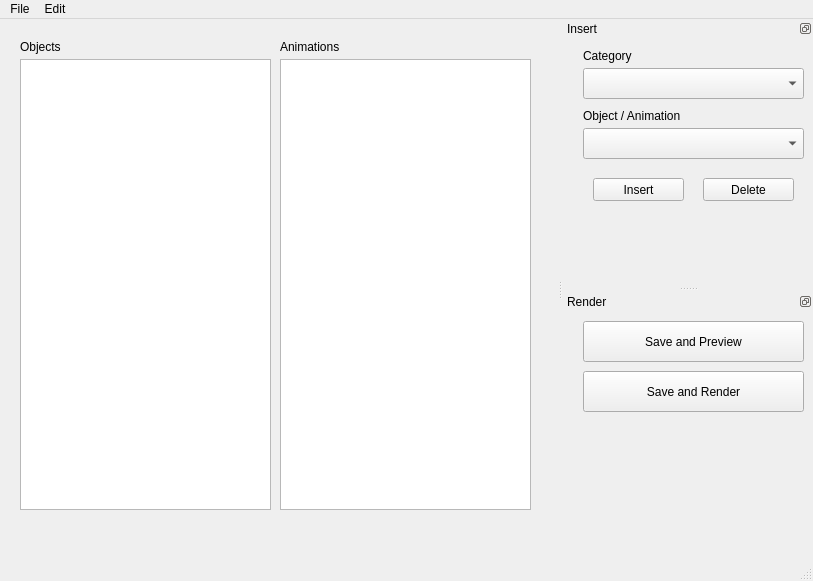
<?xml version="1.0" encoding="UTF-8"?>
<ui version="4.0">
 <class>MainWindow</class>
 <widget class="QMainWindow" name="MainWindow">
  <property name="enabled">
   <bool>true</bool>
  </property>
  <property name="geometry">
   <rect>
    <x>0</x>
    <y>0</y>
    <width>813</width>
    <height>581</height>
   </rect>
  </property>
  <property name="sizePolicy">
   <sizepolicy hsizetype="Preferred" vsizetype="Preferred">
    <horstretch>0</horstretch>
    <verstretch>0</verstretch>
   </sizepolicy>
  </property>
  <property name="minimumSize">
   <size>
    <width>0</width>
    <height>0</height>
   </size>
  </property>
  <property name="maximumSize">
   <size>
    <width>16777215</width>
    <height>16777215</height>
   </size>
  </property>
  <property name="windowTitle">
   <string notr="true">Manimator</string>
  </property>
  <property name="windowOpacity">
   <double>1.000000000000000</double>
  </property>
  <property name="unifiedTitleAndToolBarOnMac">
   <bool>false</bool>
  </property>
  <widget class="QWidget" name="centralwidget">
   <widget class="QListWidget" name="objList">
    <property name="geometry">
     <rect>
      <x>20</x>
      <y>40</y>
      <width>251</width>
      <height>451</height>
     </rect>
    </property>
    <property name="acceptDrops">
     <bool>true</bool>
    </property>
    <property name="dragEnabled">
     <bool>true</bool>
    </property>
    <property name="dragDropMode">
     <enum>QAbstractItemView::DropOnly</enum>
    </property>
    <property name="selectionMode">
     <enum>QAbstractItemView::SingleSelection</enum>
    </property>
   </widget>
   <widget class="QLabel" name="labelObjects">
    <property name="geometry">
     <rect>
      <x>20</x>
      <y>20</y>
      <width>161</width>
      <height>16</height>
     </rect>
    </property>
    <property name="text">
     <string>Objects</string>
    </property>
   </widget>
   <widget class="QListWidget" name="animList">
    <property name="geometry">
     <rect>
      <x>280</x>
      <y>40</y>
      <width>251</width>
      <height>451</height>
     </rect>
    </property>
    <property name="acceptDrops">
     <bool>true</bool>
    </property>
    <property name="dragEnabled">
     <bool>true</bool>
    </property>
    <property name="dragDropMode">
     <enum>QAbstractItemView::NoDragDrop</enum>
    </property>
    <property name="selectionMode">
     <enum>QAbstractItemView::SingleSelection</enum>
    </property>
    <property name="viewMode">
     <enum>QListView::ListMode</enum>
    </property>
   </widget>
   <widget class="QLabel" name="labelAnimations">
    <property name="geometry">
     <rect>
      <x>280</x>
      <y>20</y>
      <width>161</width>
      <height>16</height>
     </rect>
    </property>
    <property name="text">
     <string>Animations</string>
    </property>
   </widget>
  </widget>
  <widget class="QMenuBar" name="menubar">
   <property name="geometry">
    <rect>
     <x>0</x>
     <y>0</y>
     <width>813</width>
     <height>21</height>
    </rect>
   </property>
   <widget class="QMenu" name="menuFile">
    <property name="title">
     <string>File</string>
    </property>
    <widget class="QMenu" name="menuRender">
     <property name="title">
      <string>Render</string>
     </property>
     <addaction name="actionPreview"/>
     <addaction name="actionRenderFull"/>
    </widget>
    <addaction name="actionOpen"/>
    <addaction name="actionSave"/>
    <addaction name="actionSave_As"/>
    <addaction name="separator"/>
    <addaction name="menuRender"/>
   </widget>
   <widget class="QMenu" name="menuEdit">
    <property name="title">
     <string>Edit</string>
    </property>
    <addaction name="actionDelete"/>
    <addaction name="actionMU"/>
    <addaction name="actionMD"/>
   </widget>
   <addaction name="menuFile"/>
   <addaction name="menuEdit"/>
  </widget>
  <widget class="QStatusBar" name="statusbar"/>
  <widget class="QDockWidget" name="dockInsert">
   <property name="enabled">
    <bool>true</bool>
   </property>
   <property name="minimumSize">
    <size>
     <width>250</width>
     <height>38</height>
    </size>
   </property>
   <property name="features">
    <set>QDockWidget::DockWidgetFloatable|QDockWidget::DockWidgetMovable</set>
   </property>
   <property name="windowTitle">
    <string>Insert</string>
   </property>
   <attribute name="dockWidgetArea">
    <number>2</number>
   </attribute>
   <widget class="QWidget" name="dockWidgetContents">
    <widget class="QComboBox" name="categoryBox">
     <property name="geometry">
      <rect>
       <x>20</x>
       <y>30</y>
       <width>221</width>
       <height>31</height>
      </rect>
     </property>
     <item>
      <property name="text">
       <string/>
      </property>
     </item>
     <item>
      <property name="text">
       <string>Object - Graphs and Math</string>
      </property>
     </item>
     <item>
      <property name="text">
       <string>Object - Geometry</string>
      </property>
     </item>
     <item>
      <property name="text">
       <string>Object - Object Emphasizers</string>
      </property>
     </item>
     <item>
      <property name="text">
       <string>Object - Text and Formulas</string>
      </property>
     </item>
     <item>
      <property name="text">
       <string>Animation - Creation and Deletion</string>
      </property>
     </item>
     <item>
      <property name="text">
       <string>Animation - Emphasis</string>
      </property>
     </item>
     <item>
      <property name="text">
       <string>Animation - Movement and Transformation</string>
      </property>
     </item>
    </widget>
    <widget class="QPushButton" name="buttonInsert">
     <property name="geometry">
      <rect>
       <x>30</x>
       <y>140</y>
       <width>91</width>
       <height>23</height>
      </rect>
     </property>
     <property name="text">
      <string>Insert</string>
     </property>
    </widget>
    <widget class="QStackedWidget" name="insertCategory">
     <property name="geometry">
      <rect>
       <x>10</x>
       <y>90</y>
       <width>231</width>
       <height>31</height>
      </rect>
     </property>
     <property name="currentIndex">
      <number>0</number>
     </property>
     <widget class="QWidget" name="pageNoCategory">
      <widget class="QComboBox" name="cbEmpty">
       <property name="geometry">
        <rect>
         <x>10</x>
         <y>0</y>
         <width>221</width>
         <height>31</height>
        </rect>
       </property>
      </widget>
     </widget>
     <widget class="QWidget" name="pageGM">
      <widget class="QComboBox" name="add0">
       <property name="geometry">
        <rect>
         <x>10</x>
         <y>0</y>
         <width>221</width>
         <height>31</height>
        </rect>
       </property>
       <item>
        <property name="text">
         <string>Coordinate Plane</string>
        </property>
       </item>
       <item>
        <property name="text">
         <string>Function</string>
        </property>
       </item>
       <item>
        <property name="text">
         <string>Parametric Function</string>
        </property>
       </item>
       <item>
        <property name="text">
         <string>Matrix</string>
        </property>
       </item>
      </widget>
     </widget>
     <widget class="QWidget" name="pageGeo">
      <widget class="QComboBox" name="add1">
       <property name="geometry">
        <rect>
         <x>10</x>
         <y>0</y>
         <width>221</width>
         <height>31</height>
        </rect>
       </property>
       <item>
        <property name="text">
         <string>Circle</string>
        </property>
       </item>
       <item>
        <property name="text">
         <string>Arrow</string>
        </property>
       </item>
       <item>
        <property name="text">
         <string>Polygon</string>
        </property>
       </item>
       <item>
        <property name="text">
         <string>Regular Polygon</string>
        </property>
       </item>
       <item>
        <property name="text">
         <string>Rectangle</string>
        </property>
       </item>
       <item>
        <property name="text">
         <string>Dot</string>
        </property>
       </item>
       <item>
        <property name="text">
         <string>Line</string>
        </property>
       </item>
      </widget>
     </widget>
     <widget class="QWidget" name="pageOE">
      <widget class="QComboBox" name="add2">
       <property name="geometry">
        <rect>
         <x>10</x>
         <y>0</y>
         <width>221</width>
         <height>31</height>
        </rect>
       </property>
       <item>
        <property name="text">
         <string>Box</string>
        </property>
       </item>
       <item>
        <property name="text">
         <string>Underline</string>
        </property>
       </item>
       <item>
        <property name="text">
         <string>Brace</string>
        </property>
       </item>
      </widget>
     </widget>
     <widget class="QWidget" name="pageTF">
      <widget class="QComboBox" name="add3">
       <property name="geometry">
        <rect>
         <x>10</x>
         <y>0</y>
         <width>221</width>
         <height>31</height>
        </rect>
       </property>
       <item>
        <property name="text">
         <string>Text</string>
        </property>
       </item>
       <item>
        <property name="text">
         <string>LaTeX</string>
        </property>
       </item>
      </widget>
     </widget>
     <widget class="QWidget" name="pageCD">
      <widget class="QComboBox" name="add4">
       <property name="geometry">
        <rect>
         <x>10</x>
         <y>0</y>
         <width>221</width>
         <height>31</height>
        </rect>
       </property>
       <item>
        <property name="text">
         <string>Show Creation</string>
        </property>
       </item>
       <item>
        <property name="text">
         <string>Uncreate</string>
        </property>
       </item>
       <item>
        <property name="text">
         <string>Write Text</string>
        </property>
       </item>
       <item>
        <property name="text">
         <string>Fade In</string>
        </property>
       </item>
       <item>
        <property name="text">
         <string>Fade Out</string>
        </property>
       </item>
       <item>
        <property name="text">
         <string>Grow</string>
        </property>
       </item>
      </widget>
     </widget>
     <widget class="QWidget" name="pageE">
      <widget class="QComboBox" name="add5">
       <property name="geometry">
        <rect>
         <x>10</x>
         <y>0</y>
         <width>221</width>
         <height>31</height>
        </rect>
       </property>
       <item>
        <property name="text">
         <string>Spark</string>
        </property>
       </item>
       <item>
        <property name="text">
         <string>Highlight</string>
        </property>
       </item>
      </widget>
     </widget>
     <widget class="QWidget" name="pageMT">
      <widget class="QComboBox" name="add6">
       <property name="geometry">
        <rect>
         <x>10</x>
         <y>0</y>
         <width>221</width>
         <height>31</height>
        </rect>
       </property>
       <item>
        <property name="text">
         <string>Move</string>
        </property>
       </item>
       <item>
        <property name="text">
         <string>Move Along Path</string>
        </property>
       </item>
       <item>
        <property name="text">
         <string>Transform</string>
        </property>
       </item>
      </widget>
     </widget>
    </widget>
    <widget class="QLabel" name="labelCategory">
     <property name="geometry">
      <rect>
       <x>20</x>
       <y>10</y>
       <width>81</width>
       <height>16</height>
      </rect>
     </property>
     <property name="text">
      <string>Category</string>
     </property>
    </widget>
    <widget class="QLabel" name="labelObjectAnim">
     <property name="geometry">
      <rect>
       <x>20</x>
       <y>70</y>
       <width>101</width>
       <height>16</height>
      </rect>
     </property>
     <property name="text">
      <string>Object / Animation</string>
     </property>
    </widget>
    <widget class="QPushButton" name="buttonDelete">
     <property name="geometry">
      <rect>
       <x>140</x>
       <y>140</y>
       <width>91</width>
       <height>23</height>
      </rect>
     </property>
     <property name="text">
      <string>Delete</string>
     </property>
    </widget>
   </widget>
  </widget>
  <widget class="QDockWidget" name="dockRender">
   <property name="sizePolicy">
    <sizepolicy hsizetype="Preferred" vsizetype="Preferred">
     <horstretch>0</horstretch>
     <verstretch>0</verstretch>
    </sizepolicy>
   </property>
   <property name="minimumSize">
    <size>
     <width>250</width>
     <height>38</height>
    </size>
   </property>
   <property name="features">
    <set>QDockWidget::DockWidgetFloatable|QDockWidget::DockWidgetMovable</set>
   </property>
   <property name="windowTitle">
    <string>Render</string>
   </property>
   <attribute name="dockWidgetArea">
    <number>2</number>
   </attribute>
   <widget class="QWidget" name="dockWidgetContents_2">
    <widget class="QPushButton" name="previewRender">
     <property name="geometry">
      <rect>
       <x>20</x>
       <y>10</y>
       <width>221</width>
       <height>41</height>
      </rect>
     </property>
     <property name="text">
      <string>Save and Preview</string>
     </property>
    </widget>
    <widget class="QPushButton" name="fqRender">
     <property name="geometry">
      <rect>
       <x>20</x>
       <y>60</y>
       <width>221</width>
       <height>41</height>
      </rect>
     </property>
     <property name="text">
      <string>Save and Render</string>
     </property>
    </widget>
   </widget>
  </widget>
  <action name="actionChange_Export_Path">
   <property name="text">
    <string>Change Export Path...</string>
   </property>
  </action>
  <action name="actionSave">
   <property name="text">
    <string>Save</string>
   </property>
   <property name="shortcut">
    <string>Ctrl+S</string>
   </property>
  </action>
  <action name="actionSave_As">
   <property name="text">
    <string>Save As...</string>
   </property>
   <property name="shortcut">
    <string>Ctrl+Shift+S</string>
   </property>
  </action>
  <action name="actionOpen">
   <property name="text">
    <string>Open</string>
   </property>
   <property name="shortcut">
    <string>Ctrl+O</string>
   </property>
  </action>
  <action name="actionPreview">
   <property name="text">
    <string>Save and Preview</string>
   </property>
   <property name="shortcut">
    <string>Ctrl+Shift+R</string>
   </property>
  </action>
  <action name="actionRenderFull">
   <property name="text">
    <string>Save and Render</string>
   </property>
   <property name="shortcut">
    <string>Ctrl+R</string>
   </property>
  </action>
  <action name="actionDelete">
   <property name="text">
    <string>Delete</string>
   </property>
   <property name="shortcut">
    <string>Del</string>
   </property>
  </action>
  <action name="actionMove_Up">
   <property name="text">
    <string>Move Up</string>
   </property>
   <property name="shortcut">
    <string>Up</string>
   </property>
  </action>
  <action name="actionMove_Down">
   <property name="text">
    <string>Move Down</string>
   </property>
   <property name="shortcut">
    <string>Down</string>
   </property>
  </action>
  <action name="actionMU">
   <property name="text">
    <string>Move Up</string>
   </property>
   <property name="shortcut">
    <string>Up</string>
   </property>
  </action>
  <action name="actionMD">
   <property name="text">
    <string>Move Down</string>
   </property>
   <property name="shortcut">
    <string>Down</string>
   </property>
  </action>
 </widget>
 <tabstops>
  <tabstop>objList</tabstop>
  <tabstop>animList</tabstop>
  <tabstop>categoryBox</tabstop>
  <tabstop>cbEmpty</tabstop>
  <tabstop>add3</tabstop>
  <tabstop>add4</tabstop>
  <tabstop>add5</tabstop>
  <tabstop>add6</tabstop>
  <tabstop>add0</tabstop>
  <tabstop>add1</tabstop>
  <tabstop>add2</tabstop>
  <tabstop>buttonInsert</tabstop>
  <tabstop>buttonDelete</tabstop>
  <tabstop>previewRender</tabstop>
  <tabstop>fqRender</tabstop>
 </tabstops>
 <resources/>
 <connections/>
</ui>
